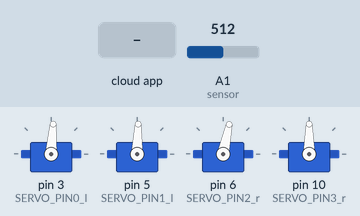
This sketch was run on a simulated Arduino Uno, built with avr-gcc and run on an emulated ATmega328P. Parts: 4 × servo. Inputs (shaded band) come from the test bench; at power-on: A1 (sensor) = 512. The ROS host is connected and sends only what is stated.

Above: at 1.2 s.
1.3 s: the phone or cloud app sets command to 45
At 1.7 s:
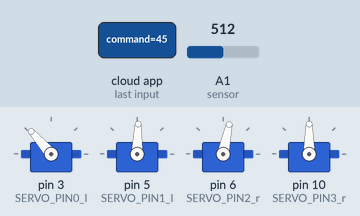
2.8 s: the phone or cloud app sets command to 90
At 3.6 s:
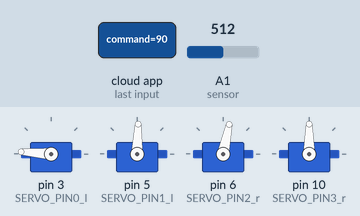
4.3 s: the phone or cloud app sets command to 180
At 5.4 s:
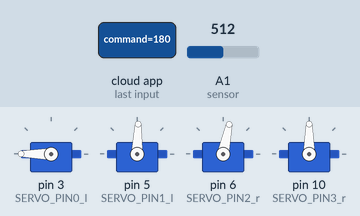
5.8 s: the phone or cloud app sets command to 0
At 6.8 s:
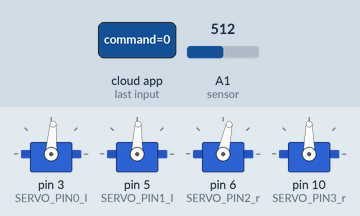
Timing chart, 0 to 8.3 s (numbered marks = the images above; inputs shaded):
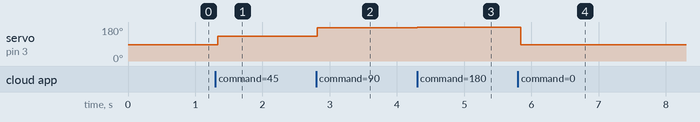

The sketch:

rosserial_interface.ino
```cpp
#include <ros.h>
#include <std_msgs/Int16.h>
#include <Servo.h>

#define SERVO_PIN0_l 3
#define SERVO_PIN1_l 5
#define SERVO_PIN2_r 6
#define SERVO_PIN3_r 10

// TODO: find offset value for each motors. offset is the pwm value when motor is not rorating.
#define SERVO0_OFFSET 86
#define SERVO1_OFFSET 88
#define SERVO2_OFFSET 78
#define SERVO3_OFFSET 82

#define ANALOG_PIN_0 1

int val0;
int currentState;

Servo myservo0_l;
Servo myservo1_l;
Servo myservo2_r;
Servo myservo3_r;

int servo0_target = 0;
int servo1_target = 0;
int servo2_target = 0;
int servo3_target = 0;

void servo0Callback(const std_msgs::Int16& msg) { servo0_target = msg.data; }
void servo1Callback(const std_msgs::Int16& msg) { servo1_target = msg.data; }
void servo2Callback(const std_msgs::Int16& msg) { servo2_target = msg.data; }
void servo3Callback(const std_msgs::Int16& msg) { servo3_target = msg.data; }

std_msgs::Int16 sensor_msg;
std_msgs::Int16 servo0_state;
std_msgs::Int16 servo1_state;
std_msgs::Int16 servo2_state;
std_msgs::Int16 servo3_state;

ros::NodeHandle nh;
ros::Publisher sensor_pub("sensor", &sensor_msg);
ros::Publisher servo0_state_pub("servo_controller/servo0/state", &servo0_state);
ros::Publisher servo1_state_pub("servo_controller/servo1/state", &servo1_state);
ros::Publisher servo2_state_pub("servo_controller/servo2/state", &servo2_state);
ros::Publisher servo3_state_pub("servo_controller/servo3/state", &servo3_state);
ros::Subscriber<std_msgs::Int16> servo0_command_sub("servo_controller/servo0/command", &servo0Callback);
ros::Subscriber<std_msgs::Int16> servo1_command_sub("servo_controller/servo1/command", &servo1Callback);
ros::Subscriber<std_msgs::Int16> servo2_command_sub("servo_controller/servo2/command", &servo2Callback);
ros::Subscriber<std_msgs::Int16> servo3_command_sub("servo_controller/servo3/command", &servo3Callback);

void setup() {
  nh.initNode();
  nh.advertise(sensor_pub);
  nh.advertise(servo0_state_pub);
  nh.advertise(servo1_state_pub);
  nh.advertise(servo2_state_pub);
  nh.advertise(servo3_state_pub);
  nh.subscribe(servo0_command_sub);
  nh.subscribe(servo1_command_sub);
  nh.subscribe(servo2_command_sub);
  nh.subscribe(servo3_command_sub);

  // Serial.begin(115200);
  myservo0_l.attach(SERVO_PIN0_l);
  myservo1_l.attach(SERVO_PIN1_l);
  myservo2_r.attach(SERVO_PIN2_r);
  myservo3_r.attach(SERVO_PIN3_r);

  currentState = 0;
}

int sensor(){
  val0 = analogRead(A1);
  // Serial.println(val0);
  if(val0 == 0)
  {
    currentState = 1;
  } else
  {
    currentState = 0;
  }
  return currentState;
}

void loop() {
  nh.spinOnce();

  currentState = sensor();
  // Serial.println(currentState);
  sensor_msg.data = val0;
  sensor_pub.publish(&sensor_msg);

  servo0_state.data = SERVO0_OFFSET + servo0_target;
  servo1_state.data = SERVO1_OFFSET + servo1_target;
  servo2_state.data = SERVO2_OFFSET + servo2_target;
  servo3_state.data = SERVO3_OFFSET + servo3_target;
  servo0_state_pub.publish(&servo0_state);
  servo1_state_pub.publish(&servo1_state);
  servo2_state_pub.publish(&servo2_state);
  servo3_state_pub.publish(&servo3_state);

  myservo0_l.write(SERVO0_OFFSET + servo0_target);
  myservo1_l.write(SERVO1_OFFSET + servo1_target);
  myservo2_r.write(SERVO2_OFFSET + servo2_target);
  delay(50);
}
```

Measured:
- after the input at 1.3 s, servo on pin 3 (SERVO_PIN0_l): 86° → 131° at once
- after the input at 2.8 s, servo on pin 3 (SERVO_PIN0_l): 131° → 176° at once
- after the input at 4.3 s, servo on pin 3 (SERVO_PIN0_l): 176° → 180° at once
- after the input at 5.8 s, servo on pin 3 (SERVO_PIN0_l): 180° → 86° at once
